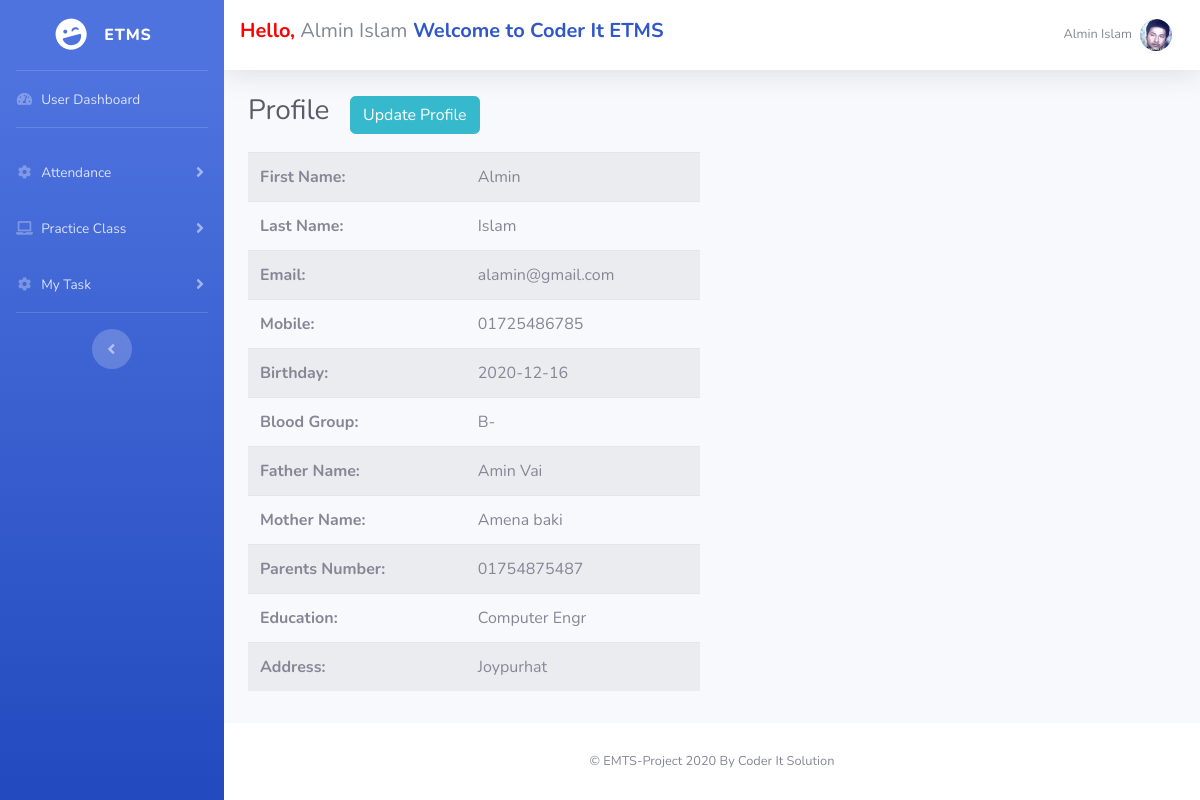
Page /profile.php (signed in) on the committed database.
### tables this page shows
CREATE TABLE `em_user` (
  `u_id` int(255) NOT NULL,
  `first_name` varchar(255) NOT NULL,
  `last_name` varchar(255) NOT NULL,
  `email` varchar(255) NOT NULL,
  `mobile` varchar(255) NOT NULL,
  `birthday` varchar(255) NOT NULL,
  `blood_group` varchar(255) NOT NULL,
  `father_name` varchar(255) NOT NULL,
  `mother_name` varchar(255) NOT NULL,
  `parents_number` varchar(255) NOT NULL,
  `education` varchar(255) NOT NULL,
  `address` text NOT NULL,
  `password` varchar(255) NOT NULL,
  `register_time` datetime NOT NULL,
  `email_verify` varchar(100) NOT NULL,
  `email_verify_code` varchar(255) NOT NULL,
  `mobile_verify` varchar(100) NOT NULL DEFAULT '0',
  `mobile_verify_code` int(255) NOT NULL,
  `photo` varchar(255) NOT NULL,
  `reset_code` int(11) DEFAULT NULL
);

### function.php (called while the page is built, shortened)
<?php
	require_once("config.php");
	function em_user($id,$col){
	 	global $pdo;
		$stm=$pdo->prepare("SELECT $col FROM em_user WHERE u_id=?");
		$stm->execute(array($id));
	 	$result=$stm->fetchAll(PDO::FETCH_ASSOC);
	 	return $result[0]["$col"];
	}
 ?>

### profile.php (the view)
<?php  require_once('header.php'); ?>
    <h1 class="h3 mb-4 text-gray-800 d-inline-block ">Profile</h1> &nbsp;&nbsp;&nbsp; <a class="btn btn-info" href="updateProfile.php">Update Profile</a>
    <div class="row">
    	<div class="col-md-6">
    		<div class="ptofileDetails">
    			<?php
    				$user_id= $_SESSION['em_user'][0]['u_id'];
    			 ?>
    			<table class="table table-striped">
    				<tr>
    					<th>First Name:</th>
    					<td><?php echo em_user($user_id,'first_name'); ?></td>
    				</tr>
    				<tr>
    					<th>Last Name:</th>
    					<td><?php echo em_user($user_id,'last_name'); ?></td>
    				</tr>
    				<tr>
    					<th>Email:</th>
    					<td><?php echo em_user($user_id,'email'); ?></td>
    				</tr>
    				<tr>
    					<th>Mobile:</th>
    					<td><?php echo em_user($user_id,'mobile'); ?></td>
    				</tr>
    				<tr>
    					<th>Birthday:</th>
    					<td><?php echo em_user($user_id,'birthday'); ?></td>
    				</tr>
    				<tr>
    					<th>Blood Group:</th>
    					<td><?php echo em_user($user_id,'blood_group'); ?></td>
    				</tr>
    				<tr>
    					<th>Father Name:</th>
    					<td><?php echo em_user($user_id,'father_name'); ?></td>
    				</tr>
    				<tr>
    					<th>Mother Name:</th>
    					<td><?php echo em_user($user_id,'mother_name'); ?></td>
    				</tr>
    				<tr>
    					<th>Parents Number:</th>
    					<td><?php echo em_user($user_id,'parents_number'); ?></td>
    				</tr>
    				<tr>
    					<th>Education:</th>
    					<td><?php echo em_user($user_id,'education'); ?></td>
    				</tr>
    				<tr>
    					<th>Address:</th>
    					<td><?php echo em_user($user_id,'address'); ?></td>
    				</tr>
    			</table>
    		</div>
    	</div>
    </div>
<?php require_once('footer.php'); ?>

### header.php (shortened to what this page needs)
<?php
	require_once('config.php');
	require_once('function.php');
    $user_id = $_SESSION['em_user'][0]['u_id'];
 ?>
<!DOCTYPE html>
<html lang="en">
<head>
    <link rel="stylesheet" href="admin/assets/bundles/summernote/summernote-bs4.css">
    <link href="assets/vendor/datatables/dataTables.bootstrap4.min.css" rel="stylesheet">
    <link href="assets/vendor/fontawesome-free/css/all.min.css" rel="stylesheet" type="text/css">
    <link href="assets/css/sb-admin-2.min.css" rel="stylesheet">
    <link href="https://cdnjs.cloudflare.com/ajax/libs/jquery-ui-timepicker-addon/1.6.3/jquery-ui-timepicker-addon.min.css" rel="stylesheet">
    <link rel="stylesheet" href="//code.jquery.com/ui/1.12.1/themes/base/jquery-ui.css">
   <link href="assets/css/user.css" rel="stylesheet">
</head>
<body id="page-top">
    <div id="wrapper">
        <ul class="navbar-nav bg-gradient-primary sidebar sidebar-dark accordion" id="accordionSidebar">
            <a class="sidebar-brand d-flex align-items-center justify-content-center" href="index.php">
                <div class="sidebar-brand-icon rotate-n-15">
                    <i class="fas fa-laugh-wink"></i>
                </div>
                <div class="sidebar-brand-text mx-3">ETMS</div>
            </a>
            <hr class="sidebar-divider my-0">
            <li class="nav-item">
                <a class="nav-link" href="index.php">
                    <i class="fas fa-fw fa-tachometer-alt"></i>
                    <span>User Dashboard</span></a>
            </li>
            <hr class="sidebar-divider">
            <li class="nav-item">
                <a class="nav-link collapsed" href="#" data-toggle="collapse" data-target="#collapseTwo"
                    aria-expanded="true" aria-controls="collapseTwo">
                    <i class="fas fa-fw fa-cog"></i>
                    <span>Attendance</span>
                </a>
            </li>
            <li class="nav-item">
                <a class="nav-link collapsed" href="#" data-toggle="collapse" data-target="#collapseFour"
                    aria-expanded="true" aria-controls="collapseFour">
                    <i class="fas fa-fw fa-laptop"></i>
                    <span>Practice Class</span>
                </a>
            </li>
            <li class="nav-item">
                <a class="nav-link collapsed" href="#" data-toggle="collapse" data-target="#collapseThree"
                    aria-expanded="true" aria-controls="collapseThree">
                    <i class="fas fa-fw fa-cog"></i>
                    <span>My Task</span>
                </a>
            </li>
            <hr class="sidebar-divider d-none d-md-block">
            <div class="text-center d-none d-md-inline">
                <button class="rounded-circle border-0" id="sidebarToggle"></button>
            </div>
        </ul>
        <div id="content-wrapper" class="d-flex flex-column">
            <div id="content">
                <nav class="navbar navbar-expand navbar-light bg-white topbar mb-4 static-top shadow">
                    <h5><b style="color:red">Hello,</b> <?php echo em_user($user_id,'first_name')." ".em_user($user_id,'last_name'); ?><b style="color:#3057C9"> Welcome to Coder It ETMS</b> </h5>
                    <ul class="navbar-nav ml-auto">
                        <li class="nav-item dropdown no-arrow">
                            <a class="nav-link dropdown-toggle" href="#" id="userDropdown" role="button"
                                data-toggle="dropdown" aria-haspopup="true" aria-expanded="false">
                                <span class="mr-2 d-none d-lg-inline text-gray-600 small">
                                	<?php
                               			echo em_user($_SESSION['em_user'][0]['u_id'],'first_name')." ".em_user($_SESSION['em_user'][0]['u_id'],'last_name');
                                	 ?>
                            	</span>
                                <img class="img-profile rounded-circle"
                                    src="
                                    <?php
                                    	$photo= em_user($_SESSION['em_user'][0]['u_id'],'photo');
                                    	if($photo == null){
                                    		echo "assets/img/undraw_profile.svg";
                                    	}else{
                                    		echo "profilephotos/".$photo;
                                    	}
                                     ?>
                                    ">
                            </a>
                        </li>
                    </ul>
                </nav>
                <div class="container-fluid">

### rows in the picture
em_user: first_name "Almin", last_name "Islam", photo (picture), email "alamin@gmail.com", mobile "01725486785", birthday "2020-12-16", blood_group "B-", father_name "Amin Vai", mother_name "Amena baki", parents_number "01754875487", education "Computer Engr", address "Joypurhat"
